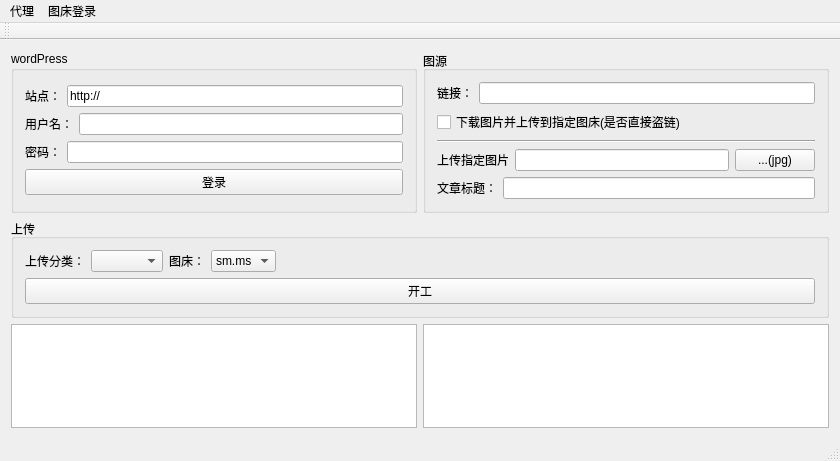
<?xml version="1.0" encoding="UTF-8"?>
<ui version="4.0">
 <class>MainWindow</class>
 <widget class="QMainWindow" name="MainWindow">
  <property name="geometry">
   <rect>
    <x>0</x>
    <y>0</y>
    <width>840</width>
    <height>461</height>
   </rect>
  </property>
  <property name="windowTitle">
   <string>pic2wp--图站盗图小助手</string>
  </property>
  <property name="styleSheet">
   <string notr="true"/>
  </property>
  <widget class="QWidget" name="centralWidget">
   <layout class="QVBoxLayout" name="verticalLayout_7">
    <item>
     <layout class="QVBoxLayout" name="verticalLayout_6">
      <item>
       <layout class="QHBoxLayout" name="horizontalLayout_11">
        <item>
         <widget class="QGroupBox" name="groupBoxWP">
          <property name="title">
           <string>wordPress</string>
          </property>
          <layout class="QVBoxLayout" name="verticalLayout_8">
           <item>
            <layout class="QVBoxLayout" name="verticalLayout_3">
             <item>
              <layout class="QHBoxLayout" name="horizontalLayout_6">
               <item>
                <widget class="QLabel" name="label_8">
                 <property name="text">
                  <string>站点：</string>
                 </property>
                </widget>
               </item>
               <item>
                <widget class="QLineEdit" name="lineEditWPSite">
                 <property name="text">
                  <string>http://</string>
                 </property>
                </widget>
               </item>
              </layout>
             </item>
             <item>
              <layout class="QHBoxLayout" name="horizontalLayout_4">
               <item>
                <widget class="QLabel" name="label_4">
                 <property name="text">
                  <string>用户名：</string>
                 </property>
                </widget>
               </item>
               <item>
                <widget class="QLineEdit" name="lineEditWPUser"/>
               </item>
              </layout>
             </item>
             <item>
              <layout class="QHBoxLayout" name="horizontalLayout_5">
               <item>
                <widget class="QLabel" name="label_5">
                 <property name="text">
                  <string>密码：</string>
                 </property>
                </widget>
               </item>
               <item>
                <widget class="QLineEdit" name="lineEditWPPWD">
                 <property name="echoMode">
                  <enum>QLineEdit::Password</enum>
                 </property>
                </widget>
               </item>
              </layout>
             </item>
             <item>
              <widget class="QPushButton" name="pushButtonLogin">
               <property name="text">
                <string>登录</string>
               </property>
              </widget>
             </item>
            </layout>
           </item>
          </layout>
         </widget>
        </item>
        <item>
         <widget class="QGroupBox" name="groupBoxSource">
          <property name="title">
           <string>图源</string>
          </property>
          <layout class="QVBoxLayout" name="verticalLayout_2">
           <item>
            <layout class="QVBoxLayout" name="verticalLayout">
             <item>
              <layout class="QHBoxLayout" name="horizontalLayout">
               <item>
                <widget class="QLabel" name="label">
                 <property name="text">
                  <string>链接：</string>
                 </property>
                </widget>
               </item>
               <item>
                <widget class="QLineEdit" name="lineEditUrl"/>
               </item>
              </layout>
             </item>
             <item>
              <layout class="QHBoxLayout" name="horizontalLayout_7">
               <item>
                <widget class="QCheckBox" name="checkBoxUpload">
                 <property name="text">
                  <string>下载图片并上传到指定图床(是否直接盗链)</string>
                 </property>
                </widget>
               </item>
              </layout>
             </item>
             <item>
              <widget class="Line" name="line">
               <property name="orientation">
                <enum>Qt::Horizontal</enum>
               </property>
              </widget>
             </item>
             <item>
              <layout class="QHBoxLayout" name="horizontalLayout_2">
               <item>
                <widget class="QLabel" name="label_6">
                 <property name="text">
                  <string>上传指定图片</string>
                 </property>
                </widget>
               </item>
               <item>
                <widget class="QLineEdit" name="lineEditPicPaths"/>
               </item>
               <item>
                <widget class="QPushButton" name="pushButtonPicPath">
                 <property name="text">
                  <string>...(jpg)</string>
                 </property>
                </widget>
               </item>
              </layout>
             </item>
             <item>
              <layout class="QHBoxLayout" name="horizontalLayout_3">
               <item>
                <widget class="QLabel" name="label_7">
                 <property name="text">
                  <string>文章标题：</string>
                 </property>
                </widget>
               </item>
               <item>
                <widget class="QLineEdit" name="lineEditTitle"/>
               </item>
              </layout>
             </item>
            </layout>
           </item>
          </layout>
         </widget>
        </item>
       </layout>
      </item>
      <item>
       <widget class="QGroupBox" name="groupBoxUpload">
        <property name="title">
         <string>上传</string>
        </property>
        <layout class="QVBoxLayout" name="verticalLayout_5">
         <item>
          <layout class="QVBoxLayout" name="verticalLayout_4">
           <item>
            <layout class="QHBoxLayout" name="horizontalLayout_9">
             <item>
              <widget class="QLabel" name="label_3">
               <property name="text">
                <string>上传分类：</string>
               </property>
              </widget>
             </item>
             <item>
              <widget class="QComboBox" name="comboBoxCategory"/>
             </item>
             <item>
              <widget class="QLabel" name="label_9">
               <property name="text">
                <string>图床：</string>
               </property>
              </widget>
             </item>
             <item>
              <widget class="QComboBox" name="comboBoxTuChuang">
               <item>
                <property name="text">
                 <string>sm.ms</string>
                </property>
               </item>
               <item>
                <property name="text">
                 <string>vim.cn</string>
                </property>
               </item>
              </widget>
             </item>
             <item>
              <spacer name="horizontalSpacer">
               <property name="orientation">
                <enum>Qt::Horizontal</enum>
               </property>
               <property name="sizeHint" stdset="0">
                <size>
                 <width>40</width>
                 <height>20</height>
                </size>
               </property>
              </spacer>
             </item>
            </layout>
           </item>
           <item>
            <layout class="QHBoxLayout" name="horizontalLayout_10"/>
           </item>
           <item>
            <widget class="QPushButton" name="pushButtonUpload">
             <property name="styleSheet">
              <string notr="true"/>
             </property>
             <property name="text">
              <string>开工</string>
             </property>
            </widget>
           </item>
          </layout>
         </item>
        </layout>
       </widget>
      </item>
      <item>
       <layout class="QHBoxLayout" name="horizontalLayout_8">
        <item>
         <widget class="QTextEdit" name="textEditOutPut"/>
        </item>
        <item>
         <widget class="QTextEdit" name="textEditPicLink"/>
        </item>
       </layout>
      </item>
     </layout>
    </item>
   </layout>
  </widget>
  <widget class="QMenuBar" name="menuBar">
   <property name="geometry">
    <rect>
     <x>0</x>
     <y>0</y>
     <width>840</width>
     <height>23</height>
    </rect>
   </property>
   <widget class="QMenu" name="menu">
    <property name="title">
     <string>代理</string>
    </property>
    <addaction name="action"/>
   </widget>
   <widget class="QMenu" name="menu_2">
    <property name="title">
     <string>图床登录</string>
    </property>
    <addaction name="actionTuchuangLogin"/>
   </widget>
   <addaction name="menu"/>
   <addaction name="menu_2"/>
  </widget>
  <widget class="QToolBar" name="mainToolBar">
   <attribute name="toolBarArea">
    <enum>TopToolBarArea</enum>
   </attribute>
   <attribute name="toolBarBreak">
    <bool>false</bool>
   </attribute>
  </widget>
  <widget class="QStatusBar" name="statusBar"/>
  <action name="action">
   <property name="text">
    <string>代理</string>
   </property>
  </action>
  <action name="actionTuchuangLogin">
   <property name="text">
    <string>图床登录</string>
   </property>
  </action>
 </widget>
 <layoutdefault spacing="6" margin="11"/>
 <resources/>
 <connections/>
</ui>
